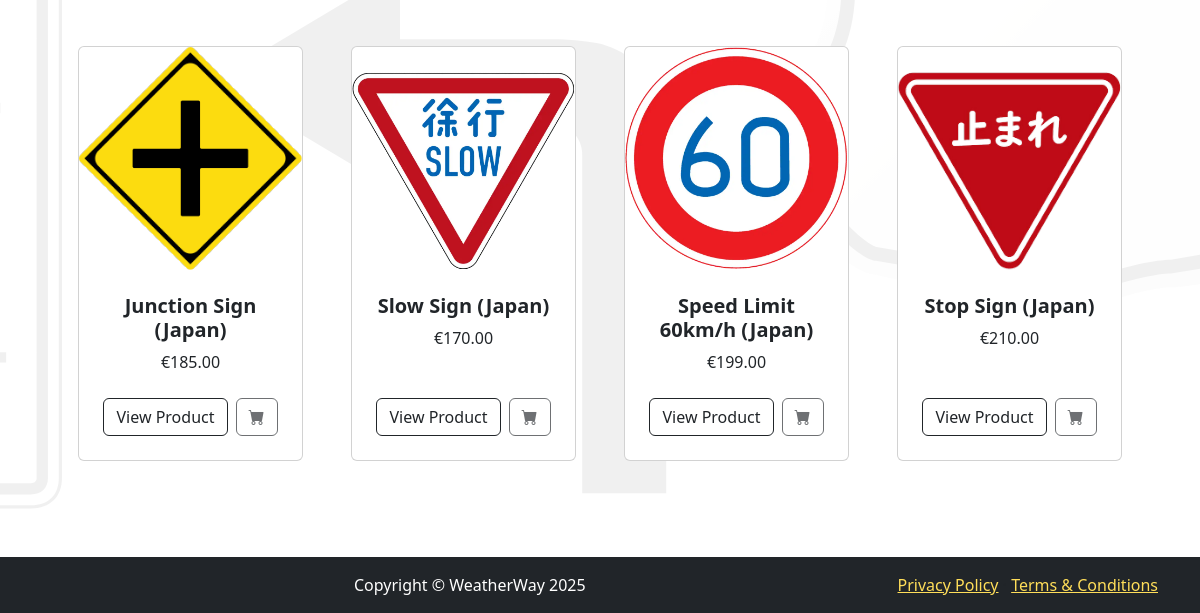
/all-products (lower part), run on an earlier commit of the app's database.
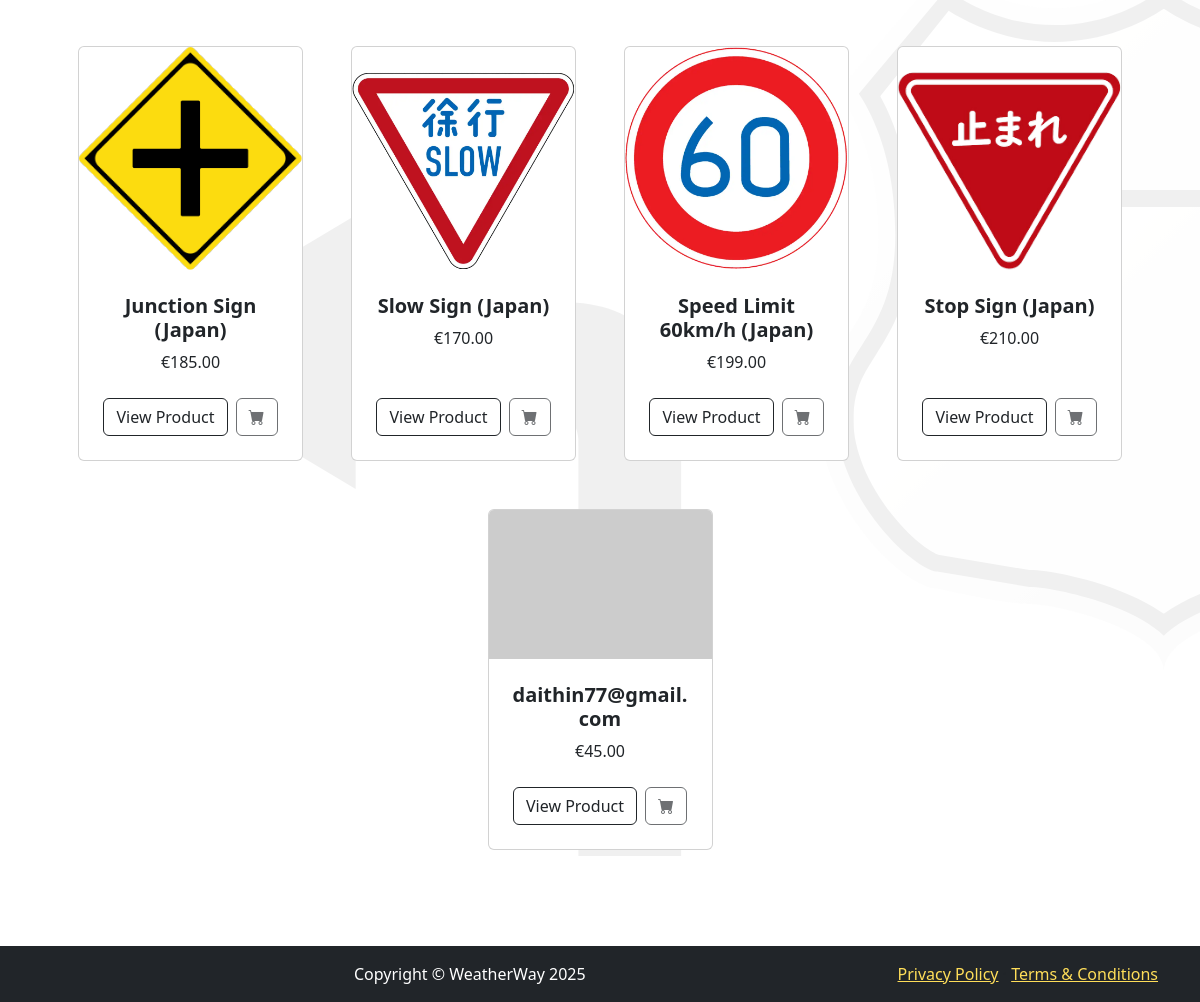
And on a later commit of the database.
### model/models.py (models this page shows, shortened)
class Product(db.Model):
    id = db.Column(db.String(10), primary_key=True)
    name = db.Column(db.String(100), nullable=False)
    brand = db.Column(db.String(50), nullable=False)
    price = db.Column(db.Float(10000), nullable=False)
    coating = db.Column(db.String(50))
    materials = db.Column(db.String(100))
    embossing = db.Column(db.String(50))
    image_url = db.Column(db.String(200))
    description = db.Column(db.Text)
    country = db.Column(db.String(50), nullable=False)

### app.py (the view)
@app.route('/all-products', methods=['GET'])
def all_products():
    products = Product.query.all()
    countries = sorted(set(product.country for product in products))
    selected_country = request.args.get('country', '')
    selected_sort = request.args.get('sort', 'default')
    selected_price_sort = request.args.get('price_sort', 'default')
    if selected_country:
        products = Product.query.filter_by(country=selected_country).all()
    if selected_sort == 'a-z':
        products.sort(key=lambda x: x.name)
    elif selected_sort == 'z-a':
        products.sort(key=lambda x: x.name, reverse=True)
    if selected_price_sort == 'low-high':
        products.sort(key=lambda x: x.price)
    elif selected_price_sort == 'high-low':
        products.sort(key=lambda x: x.price, reverse=True)
    return render_template(
        'all-products.html',
        products=products,
        countries=countries,
        selected_country=selected_country,
        selected_sort=selected_sort,
        selected_price_sort=selected_price_sort
    )

### app.py (called while the page is built)
@app.context_processor
def inject_translations():
    language = session.get("language", "en")  # Default to English
    return {"t": translations.get(language, translations["en"])}  # Provide translation dictionary

@app.before_request
def ensure_basket_exists():
    if 'basket' not in session or not isinstance(session['basket'], dict):
        session['basket'] = {}  # Ensure it's always a dictionary
    session.modified = True  # Ensure session updates

### templates/all-products.html (shortened to what this page needs)
{% extends "base.html" %}
{% block content %}
<section class="py-5">
    <div class="container px-4 px-lg-5 mt-5">
        <div class="row gx-4 gx-lg-5 row-cols-1 row-cols-sm-2 row-cols-md-3 row-cols-lg-4 justify-content-center">
            {% for product in products %}
            <div class="col mb-5">
                <div class="card h-100">
                    <img class="card-img-top img-fluid" src="{{ url_for('static', filename=product.image_url) }}" alt="{{ product.name }}">
                    <div class="card-body p-4">
                        <div class="text-center">
                            <h5 class="fw-bolder">{{ product.name }}</h5>
                            €{{ "{:.2f}".format(product.price) }}
                        </div>
                    </div>
                    <div class="card-footer p-4 pt-0 border-top-0 bg-transparent">
                        <div class="d-flex justify-content-center">
                            <a class="btn btn-outline-dark mt-auto me-2" href="{{ url_for('product_details', product_id=product.id) }}">
                                View Product
                            </a>
                            {% if current_user.is_authenticated %}
                                <button class="btn btn-outline-dark flex-shrink-0" type="button" onclick="addToCart('{{ product.id }}')">
                                    <i class="bi-cart-fill"></i>
                                </button>
                            {% else %}
                                <button class="btn btn-outline-dark flex-shrink-0" disabled>
                                    <i class="bi-cart-fill"></i>
                                </button>
                            {% endif %}
                        </div>
                    </div>
                </div>
            </div>
            {% endfor %}
        </div>
    </div>
</section>
{% endblock %}

### templates/base.html (shortened to what this page needs)
<!DOCTYPE html>
<html lang="en">
    <head>
        <link href="{{ url_for('static', filename='styles.css') }}" rel="stylesheet" />
        <link href="https://cdn.jsdelivr.net/npm/bootstrap-icons@1.10.2/font/bootstrap-icons.css" rel="stylesheet">
    </head>
    <body class="customer-bg">
        <main>
            {% block content %}
            {% endblock %}
        </main>
        <footer class="py-3 bg-dark">
            <div class="container d-flex justify-content-between align-items-center">
                <p class="m-0 text-center text-white flex-grow-1 text-md-center">Copyright &copy; WeatherWay 2025</p>
                <div class="text-end">
                    <a href="{{ url_for('privacy_policy') }}" style="color: #FFDE59FF">Privacy Policy</a>
                    &middot;
                    <a href="{{ url_for('terms_conditions') }}" style="color: #FFDE59FF">Terms &amp; Conditions</a>
                </div>
            </div>
        </footer>
    </body>
</html>

What changed in the data, as far as the page shows it:
added Product: name "daithin77@gmail.com", price "45.00"
